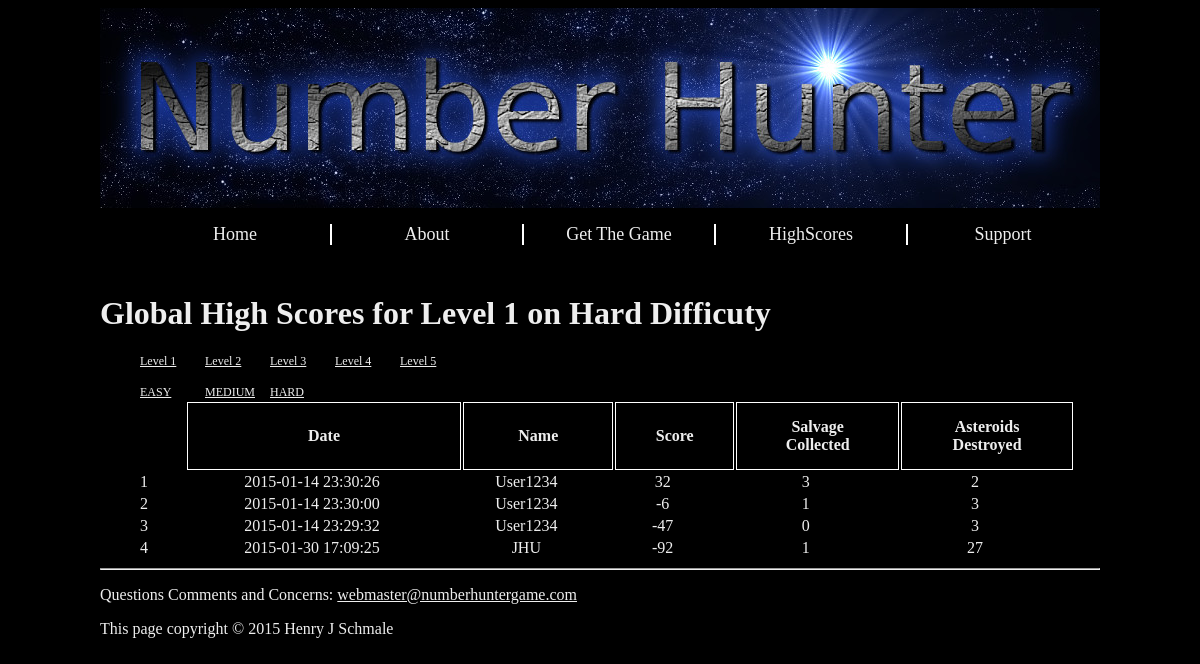
The page /highscores.php?Level=1&diff=2 on the database its author committed.
### tables this page shows
CREATE TABLE "Lvl1Scores" (
	`ID`	INTEGER NOT NULL PRIMARY KEY AUTOINCREMENT,
	`DATE`	timestamp NOT NULL,
	`NAME`	text,
	`SCORE`	INTEGER DEFAULT NULL,
	`SALVAGE_COLLECTED`	INTEGER DEFAULT NULL,
	`ASTEROIDS_DESTROYED`	INTEGER DEFAULT NULL,
	`DIFFICULTY`	INTEGER DEFAULT NULL
);

### Includes/connectDB.php (called while the page is built, shortened)
<?php
function getHiS_Tb_Name($level) {
    return "Lvl" . "$level" . "Scores";
}
?>

### highscores.php (the view, shortened to what this page needs)
<?php
	include_once("Includes/connectDB.php");
?>
<html>
<head>
</head>
<body>
	<div id="page-container">
		<div id="header">
			<img src="Img/header.jpg" alt="header.jpg">
		</div>
		<div id="navbar">
			<ul>
				<li><a href="/index.php">Home</a></li>
				<li><a href="/about.php">About</a></li>
				<li><a href="/getGame.php">Get The Game</a></li>
				<li><a href="/highscores.php?Level=1&diff=0">HighScores</a></li>
				<li class="last"><a href="/support.php">Support</a></li>
			</ul>
		</div>
		<div id="main-content">
			<?php
				$lvl = $_GET['Level'];
				$diff = $_GET['diff'];
				echo "<h1>Global High Scores for Level $lvl on ";
				switch($diff){
					case 2:
						echo "Hard ";
						break;
				}
				echo "Difficuty</h1>";
			echo "<ul class=\"minimenu\">";
				echo "<li><a href=\""."/highscores.php?Level=1&diff=$diff\">Level 1</a></li>";
				echo "<li><a href=\""."/highscores.php?Level=2&diff=$diff\">Level 2</a></li>";
				echo "<li><a href=\""."/highscores.php?Level=3&diff=$diff\">Level 3</a></li>";
				echo "<li><a href=\""."/highscores.php?Level=4&diff=$diff\">Level 4</a></li>";
				echo "<li><a href=\""."/highscores.php?Level=5&diff=$diff\">Level 5</a></li>";
			echo "</ul>";
			echo "<ul class=\"minimenu\">";
				echo "<li><a href=\"highscores.php?Level=$lvl&diff=0\">EASY</a></li>";
				echo "<li><a href=\"highscores.php?Level=$lvl&diff=1\">MEDIUM</a></li>";
				echo "<li><a href=\"highscores.php?Level=$lvl&diff=2\">HARD</a></li>";
			echo "</ul>";
			?>
			<table id="Highscores">
				<tr>
					<td></td>
					<th>Date</th>
					<th>Name</th>
					<th>Score</th>
					<th>Salvage <br/> Collected</th>
					<th>Asteroids <br/> Destroyed</th>
				</tr>
				<?php
 					$tbName = getHiS_Tb_Name($lvl);
					$sql = "Select DATE, NAME, SCORE, SALVAGE_COLLECTED, ASTEROIDS_DESTROYED from $tbName where DIFFICULTY=$diff order by SCORE DESC LIMIT 100;";
					$result = $dbConn->query($sql);
					$x = 1;
					foreach($result as $row) {
						echo "<td class=\"RowNum\">".$x."</td><td>".$row["DATE"]."</td>";
						echo "<td>".$row["NAME"]."</td><td>".$row["SCORE"]."</td><td>".$row["SALVAGE_COLLECTED"];
						echo "</td><td>".$row["ASTEROIDS_DESTROYED"]."</td></tr>\n";
						$x = $x + 1;
					}
				?>
			</table>
		</div>
		<?
			include("Includes/Footer.php");
		?>
	</div>
</body>
</html>

### Style/MainStyle.css (style rules this page uses)
body { background-color: #000; color: #EEE; }
a { color: #EEE; }
div#page-container { width: 1000px; margin: 0 auto; }
div#header { width: 1000px; min-height: 200px; margin:0 auto; background-color: #555; }
div#navbar { width: 1000px; min-height: 50px; }
div#navbar li { width: 170px; float: left; list-style: none; padding-right: 10px; padding-left: 10px; font-size: 18px; border-right: 2px solid #FFF; text-align: center; }
div#navbar li.last { border-right: none; }
div#navbar a { font-size: 18px; color: #EEE; width: auto; text-decoration: none; }
div#main-content { width: 1000px; min-height: 100px; }
ul.minimenu { width: 500px; }
ul.minimenu li { width: 50px; padding-right: 15px; font-size: 12px; float: left; list-style: none; }
table#Highscores { width: 950px; margin: 0 auto; }
td.RowNum { border: none; text-align: left; padding-right: 5px; }
table#Highscores td { padding-right: 25px; text-align: center; }
table#AvailDownloads td, th { border: 1px solid #FFF; border-collapse: collapse; padding: 15px; }

### rows shown on the page
lvl1scores: DATE "2015-01-14 23:30:26", NAME "User1234", SCORE "32", SALVAGE_COLLECTED "3", ASTEROIDS_DESTROYED "2"
lvl1scores: DATE "2015-01-14 23:30:00", NAME "User1234", SCORE "-6", SALVAGE_COLLECTED "1", ASTEROIDS_DESTROYED "3"
lvl1scores: DATE "2015-01-14 23:29:32", NAME "User1234", SCORE "-47", SALVAGE_COLLECTED "0", ASTEROIDS_DESTROYED "3"
lvl1scores: DATE "2015-01-30 17:09:25", NAME "JHU", SCORE "-92", SALVAGE_COLLECTED "1", ASTEROIDS_DESTROYED "27"

### other values the page prints
$lvl "1"
